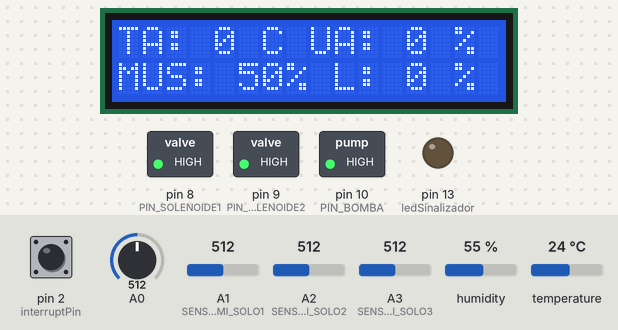
Bench run of a sketch on a simulated Arduino Uno, built with avr-gcc and run on an emulated ATmega328P. On the bench: 16×2 character LCD, switched loads named in the sketch (green lamp = pin HIGH), output pins drawn as LEDs (lit = HIGH). The test bench sets the inputs (shaded band); at power-on: A2 (SENSOR_UMI_SOLO2) = 512, A0 = 512, pin 2 (interruptPin) HIGH, A1 (SENSOR_UMI_SOLO1) = 512, A3 (SENSOR_UMI_SOLO3) = 512, humidity 55 %, temperature 24 °C. Pins used as bus, display or sensor lines are not drawn; what the sketch prints to the serial monitor is not drawn.

Above: at 2.2 s.
2.3 s: A2 (SENSOR_UMI_SOLO2) set to 785
At 9.0 s:
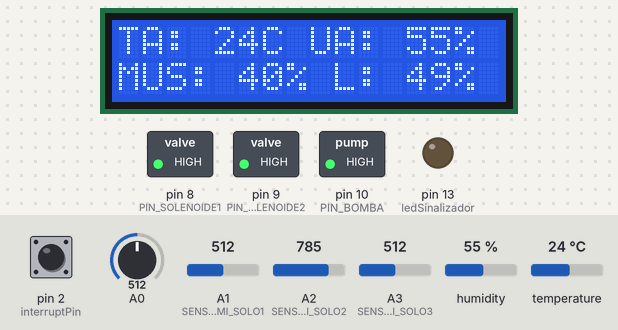
9.3 s: A2 (SENSOR_UMI_SOLO2) set to 815
10.8 s: A0 set to 716
24.8 s: A0 set to 306
38.8 s: pin 2 (interruptPin) pulled LOW for 0.85 s
At 44.6 s:
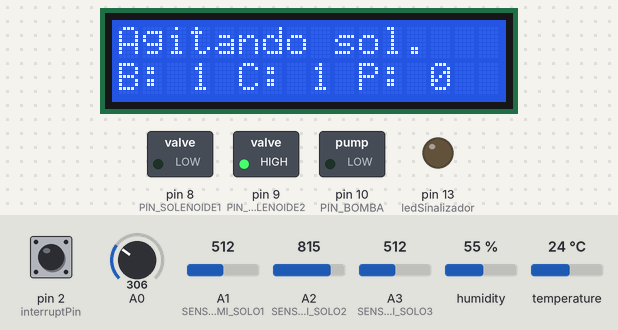
At 47.8 s:
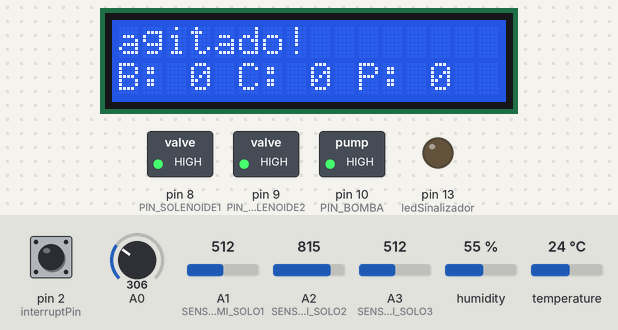
48.1 s: pin 2 (interruptPin) pulled LOW for 0.85 s
At 51.5 s:
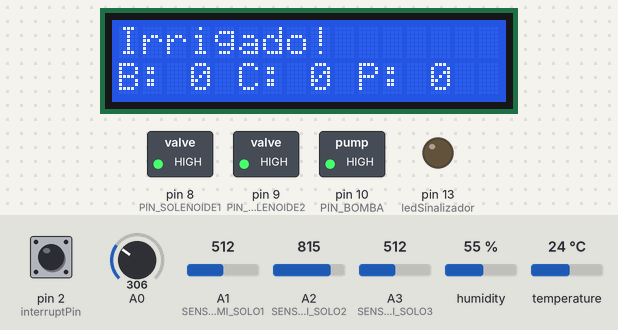
Timing chart, 0 to 53.0 s (numbered marks = the images above; inputs shaded):
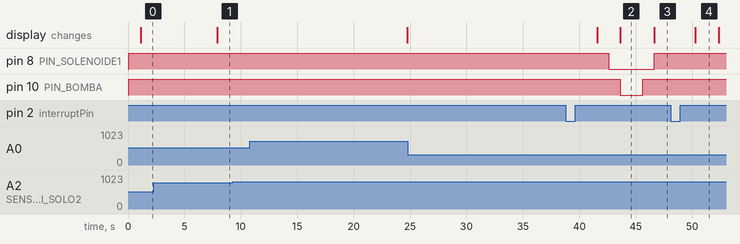

Measured:
- after the input at 2.3 s, the display: changes after 5.6 s (image 1)
- after the input at 9.3 s, every drawn part: stays the same
- after the input at 24.8 s, every drawn part: stays the same
- after the input at 38.8 s, the display: first differs from a run without the input after 7.8 s (image 3)
- after the input at 48.1 s, pin 9 (PIN_SOLENOIDE2): stays HIGH (without the input it goes to LOW after 1.2 s); pin 10 (PIN_BOMBA): stays HIGH (without the input it goes to LOW after 2.2 s); the display: changes after 2.2 s (image 4)
- what the display in image 2 shows lasts 3.0 s, from 43.6 s to 46.6 s

The sketch:

main.ino
```cpp
// Incluindo bibliotecas necessárias para o funcionamento do programa

#include "display.cpp";
#include "rele.cpp";
#include "sensor_de_luz.cpp";
#include "sensor_de_temp_umi.cpp";
#include "sensor_umi_solo.cpp";
#include <Bounce2.h>

// Criando variáveis para interrupção

int interruptPin = 2;
boolean estadoPararTudo = false;
const int ledSinalizador = 13;

// Definições gerais

#define PIN_BOMBA 10
#define NIVEL_LOGICO_RELE_BOMBA LOW
#define TEMPO_BOMBA_LIGADA 20 // Tempo em segundos

#define PIN_SOLENOIDE1 8 // Solenoide da caixa
#define NIVEL_LOGICO_RELE_SOLENOIDE1 LOW

#define PIN_SOLENOIDE2 9 // Solenoide das plantas
#define NIVEL_LOGICO_RELE_SOLENOIDE2 LOW

#define DHTPIN 5
#define DHTTYPE DHT11 // DHT 11

#define SENSOR_UMI_SOLO1 A1
#define SENSOR_UMI_SOLO2 A2
#define SENSOR_UMI_SOLO3 A3
#define SMS_VCC 7
#define SMS_GND 6

#define SENSOR_LUZ A0
#define NOITE 40

#define SOLO_SECO 40
#define SOLO_UMIDO 60

//#define PIN_BOTAO_LER_SENSORES 12 // Modo interrupção
//#define PIN_BOTAO_BOMBA 9

// Instanciando objetos

Rele bomba(PIN_BOMBA, NIVEL_LOGICO_RELE_BOMBA); // Instanciando o rele da bomba
Rele solenoide_caixa(PIN_SOLENOIDE1, NIVEL_LOGICO_RELE_SOLENOIDE1);
Rele solenoide_plantas(PIN_SOLENOIDE2, NIVEL_LOGICO_RELE_SOLENOIDE2);

DHT dhtParam(DHTPIN, DHTTYPE);
TempUmi dht(&dhtParam); // Passando sensor DHT como parâmetro para o nosso objeto
float temp, umi; // Variáveis para guardar temperatura e umidade

LiquidCrystal_I2C lcdParam(0x3F, 16, 2); // Instanciando Display LCD
Display lcd(&lcdParam); // Passando como parâmetro o objeto lcdParam no objeto lcd

Ldr ldr1(SENSOR_LUZ);

Solo solo1(SENSOR_UMI_SOLO1, SMS_VCC, SMS_GND);
Solo solo2(SENSOR_UMI_SOLO2, SMS_VCC, SMS_GND);
Solo solo3(SENSOR_UMI_SOLO3, SMS_VCC, SMS_GND);

Bounce debouncerInterrupaoGeral = Bounce();

int mediaUmidade = 50;
boolean estadoAnterior = false;

// cabeçalho das funções criadas neste arquivo

void calcularTempo();
void liberarSolucao();
int lerSensores();
void agitarSolucao();
void lerBotoes();
void showDisplay();
void pararTudo();

void setup() {
  lcd.iniciar();
  lcd.imprimir("Iniciando...");
  dht.iniciar();
  pinMode(SMS_VCC, OUTPUT);
  pinMode(SMS_GND, OUTPUT);
  pinMode(SENSOR_UMI_SOLO1, INPUT);
  pinMode(SENSOR_UMI_SOLO2, INPUT);
  pinMode(SENSOR_UMI_SOLO3, INPUT);
  pinMode(PIN_BOMBA, OUTPUT);
  pinMode(PIN_SOLENOIDE1, OUTPUT);
  pinMode(PIN_SOLENOIDE2, OUTPUT);
  pinMode(interruptPin, INPUT_PULLUP);
  pinMode(ledSinalizador, OUTPUT);
  attachInterrupt(digitalPinToInterrupt(interruptPin), pararTudo, FALLING);
  debouncerInterrupaoGeral.attach(interruptPin);
  debouncerInterrupaoGeral.interval(5);
  Serial.begin(9600);
  delay(1000);
}

void loop() {
  // Aqui só implementa a lógica do sistema
  showDisplay();
  delay(100);
  lerSensores();
  //lerBotoes();
  mediaUmidade = (solo1.getValor() + solo2.getValor() + solo3.getValor()) / 3;
  delay(100);
  if (mediaUmidade < SOLO_SECO && ldr1.getValor() > NOITE) { // SOLO_SECO = 40 e NOITE = 40
    agitarSolucao();
    delay(100);
    liberarSolucao();
  }
  else {
    showDisplay();
    delay(10000); // Tempo de espera para voltar ao inicio do loop
  }
  delay(50);
  //estadoAnterior = !estadoAnterior;
}

void pararTudo() {
  estadoPararTudo = !estadoPararTudo;
  for (int i = 0; i < 100; i++) {
    digitalWrite(ledSinalizador, HIGH);
  }
  digitalWrite(ledSinalizador, LOW);
  Serial.println(estadoPararTudo);
}

void showDisplay() {
  lcd.apagarTudo();
  lcd.imprimir("TA:   C UA:   %", 0, 0);
  lcd.imprimir((int)dht.getTemp(), 4, 0);
  lcd.imprimir((int)dht.getUmi(), 12, 0);
  lcd.imprimir("MUS:   % L:   %", 0, 1);
  lcd.imprimir(mediaUmidade, 5, 1);
  lcd.imprimir(ldr1.getValor(), 12, 1);
}

void liberarSolucao() {
    int tempoBombaLigada = 0;
    int tempMediaUmidadeSolo = 50;
    int quantRepeticoes = 0;
    bomba.desligar();
    delay(500);
    while (true) { // mediaUmidade < SOLO_UMIDO
      if (estadoPararTudo) {
        estadoPararTudo = false;
        break;
      }
      lcd.imprimir("liberando sol", 0, 0);
      solenoide_plantas.ligar();
      delay(1000);
      bomba.ligar();
      lcd.imprimir("B: 1 C: 0 P: 1", 0, 1);
      if (tempoBombaLigada >= TEMPO_BOMBA_LIGADA) {
        //lcd.imprimir("TBOMBA >= TTEMPO");
        int count = 0;
        int mediaAnterior = 0;
        if (estadoPararTudo) {
          estadoPararTudo = false;
          break;
        }
        bomba.desligar();
        delay(1000);
        solenoide_plantas.desligar();
        delay(500);
        quantRepeticoes++;
        while (count < 3) {
          lcd.imprimir("Lendo sensores..");
          lcd.imprimir(count, 0, 1);
          solo1.ler();
          solo2.ler();
          solo3.ler();
          mediaUmidade = (solo1.getValor() + solo2.getValor() + solo3.getValor()) / 3;
          mediaAnterior += mediaUmidade;
          ++count;
        }
        tempMediaUmidadeSolo = mediaAnterior / 3;
        if (tempMediaUmidadeSolo < (SOLO_SECO + SOLO_UMIDO) / 2) {
          //lcd.imprimir("TSOLO < MEDIA");
          tempoBombaLigada = 0;
          if (quantRepeticoes >= 3) {
            lcd.imprimir("ERRO LEITURA");
            delay(15000);
            return;
          }
          continue;
        }
        else if (tempMediaUmidadeSolo >= SOLO_UMIDO) {
          lcd.imprimir("Substr. umido!");
          break;
        }
      }
      tempoBombaLigada++;
      delay(1000);
    }
    bomba.desligar();
    delay(1000);
    solenoide_plantas.desligar();
    lcd.imprimir("Irrigado!");
    lcd.imprimir("B: 0 C: 0 P: 0", 0, 1);
    delay(2000);
}

void agitarSolucao() {
  lcd.imprimir("Agitando sol.");
  lcd.imprimir("B: 0 C: 1 P: 0", 0, 1);
  delay(1000);
  solenoide_plantas.desligar();
  solenoide_caixa.ligar();
  delay(1000);
  bomba.ligar();
  lcd.imprimir("B: 1 C: 1 P: 0", 0, 1);
  delay(1000);
  unsigned long tempo = 0;
  while (tempo != 180) {
    tempo++;
    delay(1000);
    if (estadoPararTudo) {
      estadoPararTudo = false;
      break;
    }
  }
  bomba.desligar();
  delay(1000);
  solenoide_caixa.desligar();
  lcd.imprimir("agitado!");
  lcd.imprimir("B: 0 C: 0 P: 0", 0, 1);
  delay(2000);
}

int lerSensores() {
  int error = 0;
  solo1.ler();
  solo2.ler();
  solo3.ler();
  ldr1.ler();
  error = dht.ler();
  return 0;
}
```

display.cpp
```cpp
#include <Arduino.h>
#include <Wire.h>
#include <LiquidCrystal_I2C.h>

class Display { // Objeto display
  private:
    LiquidCrystal_I2C *lcd;
    boolean luzFundo = HIGH;
  public:
    Display(LiquidCrystal_I2C *lcd, boolean luzFundo) {
      this->lcd = lcd; // Guardando referencia do display
      this->luzFundo = luzFundo;
    }
    Display(LiquidCrystal_I2C *lcd) {
      this->lcd = lcd;
    }
    void iniciar() const {
      this->lcd->begin(); // Inicializa o display LCD
      this->lcd->setBacklight(this->luzFundo); // Liga a luz de fundo do LCD
      this->lcd->setCursor(0, 0);
      this->lcd->clear();
    }
    void imprimir(const String msg) const {
      this->apagarTudo();
      this->lcd->setCursor(0, 0);
      this->lcd->print(msg);
    }
    void imprimir(const int msg) const {
      this->apagarTudo();
      this->lcd->setCursor(0, 0);
      this->lcd->print(msg);
    }
    void imprimir(const String msg, const int x, const int y) const {
      this->lcd->setCursor(x, y);
      this->lcd->print(msg);
    }
    void imprimir(const float msg, const int x, const int y) const {
      this->lcd->setCursor(x, y);
      this->lcd->print(msg);
    }
    void imprimir(const int msg, const int x, const int y) const {
      this->lcd->setCursor(x, y);
      this->lcd->print(msg);
    }
    void apagarTudo() {
      this->lcd->clear();
      this->lcd->setCursor(0, 0);
    }
    void setLuzFundo(boolean estado) {
      this->luzFundo = estado;
      this->lcd->setBacklight(this->luzFundo);
    }
};
```

rele.cpp
```cpp
#include <Arduino.h>

class Rele { // Objeto rele
  private:
    unsigned char pin; // Guarda o pino em que o rele estará conectado
    unsigned char acionamento; // Guarda a forma de acionaemnto do rele (HIGH/LOW)
    volatile unsigned char estado; // Guarda o estado atual do rele (HIGH/LOW)
  public:
    Rele(const unsigned char pin, const unsigned char acionamento) { // Construtor, Método iniciado quando se cria a variável (Objeto)
      this->pin = pin; // Setando variável pin
      this->acionamento = acionamento; // Setando variável acionamento
      this->desligar(); // Aqui desligamos o rele para evitar problemas
    }
    void ligar() { // Ligando rele
      this->estado = this->acionamento; // Modificando o valor da variável "estado"
      digitalWrite(this->pin, this->estado);
    }
    void desligar() { // Desligando rele
      this->estado = !(this->acionamento); // Modificando o valor da variável "estado", aqui pegamos o inverso de acionamento
      digitalWrite(this->pin, this->estado);
    }
};
```

sensor_de_luz.cpp
```cpp
#include <Arduino.h>

class Ldr { // Objeto ldr
  private:
    unsigned char pin; // Guarda o pino em que o LDR estará conectado (Usar entradas analógicas)
    unsigned char valor;
  public:
    Ldr(const unsigned char pin) { // Construtor, Método iniciado quando se cria a variável (Objeto)
      this->pin = pin; // Setando variável pin
    }
    int ler() {
      int anaValue = 0;
      for(int i = 0; i < 10; i++) {
        anaValue += analogRead(this->pin);
        delay(50);
      }
      anaValue = anaValue/10;
      anaValue = map(anaValue, 1023, 0, 0, 100);
      this->valor = anaValue;
      return anaValue;
    }
    unsigned char getValor() {
      return this->valor;
    }
};
```

sensor_de_temp_umi.cpp
```cpp
#include <Arduino.h>
#include <DHT.h>

class TempUmi { // Objeto DHT (modificado)
  private:
    DHT *dht;
    float temp;
    float umi;
  public:
    TempUmi(DHT *dht) { // Construtor, Método iniciado quando se cria a variável (Objeto)
      this->dht = dht; // Setando variável com a sua referência
    }
    void iniciar() {
      this->dht->begin();
    }
    int ler(float *temp, float *umi) const { // Variáveis passadas como referência
      // A leitura da temperatura e umidade pode levar 250ms
      float h = this->dht->readHumidity();
      float t = this->dht->readTemperature();

      if (isnan(t) || isnan(h)) { // testa se o retorno é valido
        Serial.println("Falha na leitura do DHT");
        return 1;
      }
      *temp = t;
      *umi = h;
      return 0;
    }
    int ler() {
      // A leitura da temperatura e umidade pode levar 250ms
      float h = this->dht->readHumidity();
      float t = this->dht->readTemperature();

      if (isnan(t) || isnan(h)) { // testa se o retorno é valido
        Serial.println("Falha na leitura do DHT");
        return 1;
      }
      this->temp = t;
      this->umi = h;
      return 0;
    }
    float getTemp() {
      return this->temp;
    }
    float getUmi() {
      return this->umi;
    }
};
```

sensor_umi_solo.cpp
```cpp
#include <Arduino.h>

class Solo { // Objeto Sensor de Umidade do Solo
  private:
    unsigned char pin; // Guarda o pino em que o Sensor estará conectado (Usar entradas analógicas)
    unsigned char vcc;
    unsigned char gnd;
    unsigned char valor;
   public:
    Solo(const unsigned char pin, unsigned char vcc, unsigned char gnd) { // Construtor, Método iniciado quando se cria a variável (Objeto)
      this->pin = pin; // Setando variável pin
      this->vcc = vcc;
      this->gnd = gnd;
    }
    int ler() {
      int anaValue;
      digitalWrite(this->vcc, LOW);
      digitalWrite(this->gnd, HIGH);
      delay(1000);
      anaValue = analogRead(this->pin); // Lendo valor analógico da porta setada no construtor
      digitalWrite(this->vcc, HIGH);
      digitalWrite(this->gnd, LOW);
      delay(1000);
      digitalWrite(this->vcc, LOW);
      anaValue = map(anaValue, 1023, 0, 0, 100);
      this->valor = anaValue;
      return anaValue;
    }
    unsigned char getValor() {
      return this->valor;
    }
};
```
